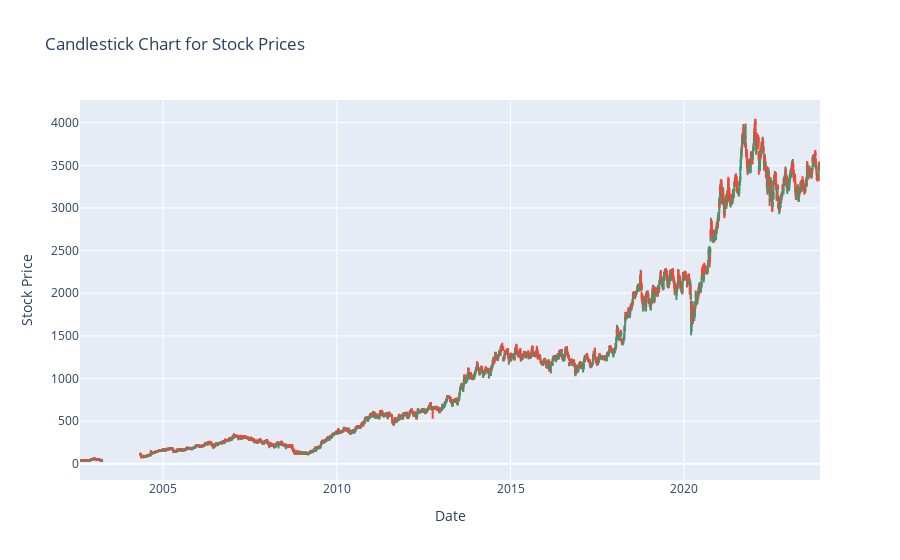

This figure's notebook cell:
### Code cell
import plotly.graph_objects as go

fig = go.Figure(data=[go.Candlestick(x=df.index,
                open=df['Open'],
                high=df['High'],
                low=df['Low'],
                close=df['Close'])])

fig.update_layout(title='Candlestick Chart for Stock Prices',
                  xaxis_title='Date',
                  yaxis_title='Stock Price',
                  xaxis_rangeslider_visible=False)

fig.show()

### Figure 1 — Plotly figure (JSON) as saved in the notebook; plotly's stock layout.template omitted (floating-point values rounded to 4 significant figures; data arrays with more than 128 entries replaced by an {"elided": "..."} marker saying what was removed)
{"data": [{"close": {"elided": "5004 float values"}, "high": {"elided": "5004 float values"}, "low": {"elided": "5004 float values"}, "open": {"elided": "5004 float values"}, "type": "candlestick", "x": {"elided": "5004 str values"}}], "layout": {"title": {"text": "Candlestick Chart for Stock Prices"}, "xaxis": {"rangeslider": {"visible": false}, "title": {"text": "Date"}}, "yaxis": {"title": {"text": "Stock Price"}}}}
